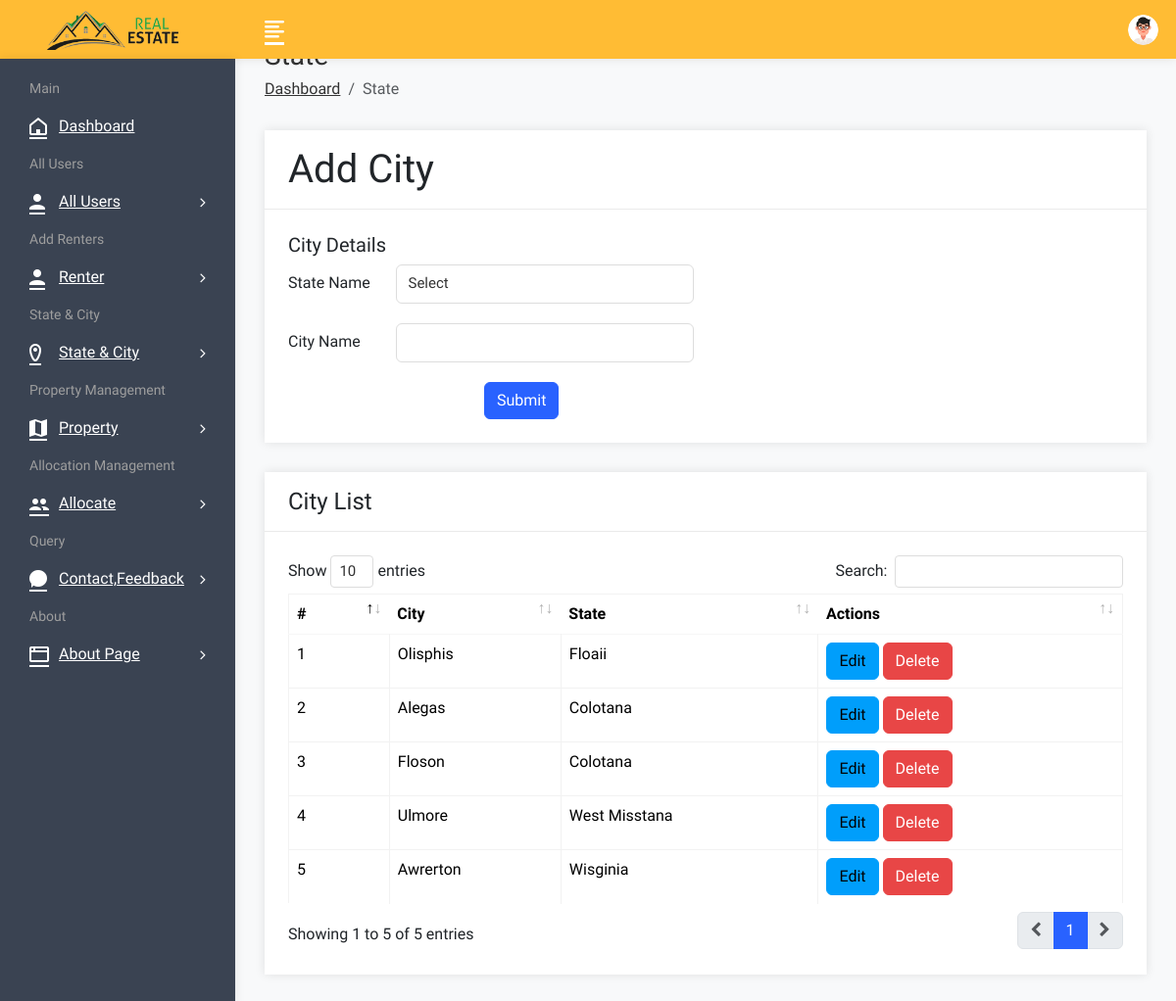
Before: /admin/cityadd.php (signed in) with the older database file.
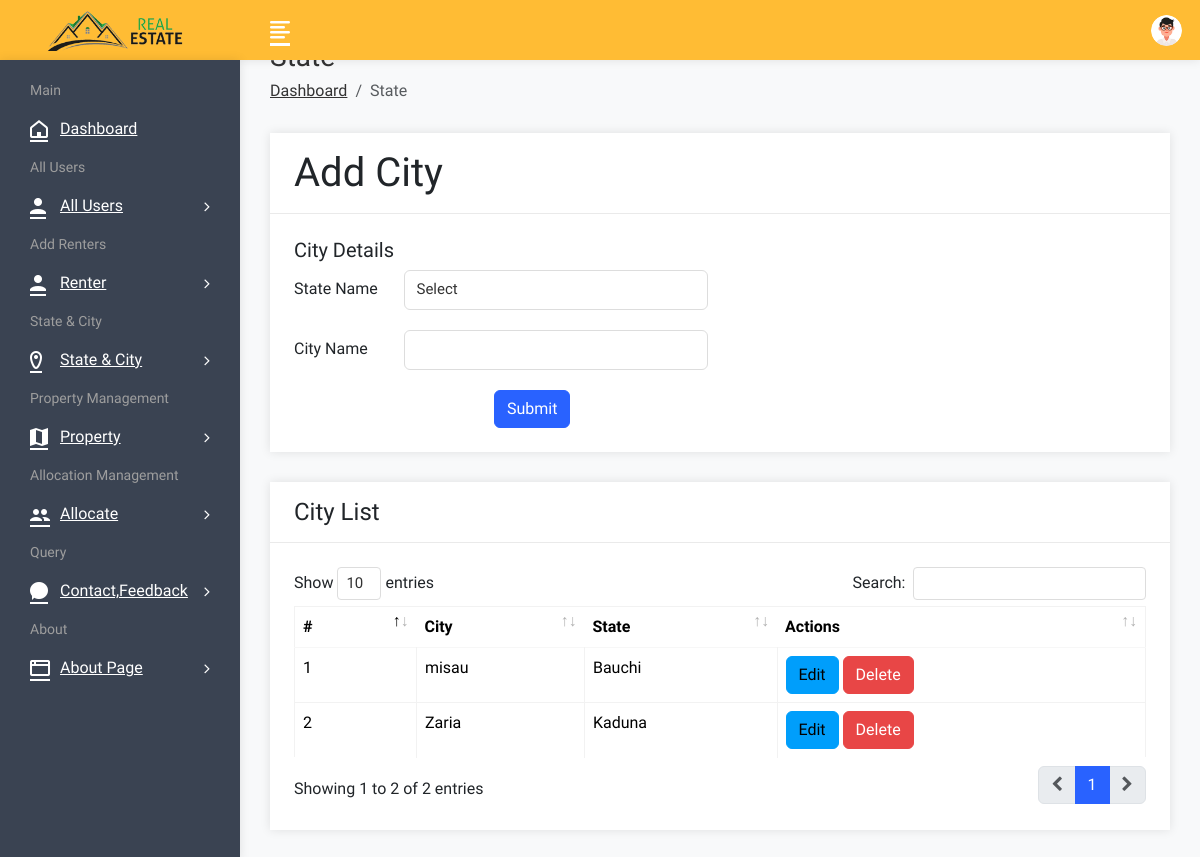
After: the same page with the newer database file.
### tables this page shows
CREATE TABLE `city` (
  `cid` int(50) NOT NULL,
  `cname` varchar(100) NOT NULL,
  `sid` int(50) NOT NULL
);

CREATE TABLE `state` (
  `sid` int(50) NOT NULL,
  `sname` varchar(100) NOT NULL
);

### admin/cityadd.php (the view, shortened to what this page needs)
<!DOCTYPE html>
<html lang="en">
<head>
        <link rel="stylesheet" href="assets/css/bootstrap.min.css">
        <link rel="stylesheet" href="assets/css/font-awesome.min.css">
        <link rel="stylesheet" href="assets/css/feathericon.min.css">
		<link rel="stylesheet" href="assets/plugins/datatables/dataTables.bootstrap4.min.css">
		<link rel="stylesheet" href="assets/plugins/datatables/responsive.bootstrap4.min.css">
		<link rel="stylesheet" href="assets/plugins/datatables/select.bootstrap4.min.css">
		<link rel="stylesheet" href="assets/plugins/datatables/buttons.bootstrap4.min.css">
        <link rel="stylesheet" href="assets/css/style.css">
    </head>
    <body>
			<?php include("header.php");?>
            <div class="page-wrapper">
                <div class="content container-fluid">
					<div class="page-header">
						<div class="row">
							<div class="col">
								<h3 class="page-title">State</h3>
								<ul class="breadcrumb">
									<li class="breadcrumb-item"><a href="dashboard.php">Dashboard</a></li>
									<li class="breadcrumb-item active">State</li>
								</ul>
							</div>
						</div>
					</div>
					<div class="row">
						<div class="col-md-12">
							<div class="card">
								<div class="card-header">
									<h1 class="card-title">Add City</h1>
								</div>
								<form method="post" id="insert product" enctype="multipart/form-data">
									<div class="card-body">
											<div class="row">
												<div class="col-xl-6">
													<h5 class="card-title">City Details</h5>
													<div class="form-group row">
														<label class="col-lg-3 col-form-label">State Name</label>
														<div class="col-lg-9" >
															<select class="form-control" name="state">
																<option value="">Select</option>
															</select>
														</div>
													</div>
													<div class="form-group row">
														<label class="col-lg-3 col-form-label">City Name</label>
														<div class="col-lg-9">
															<input type="text" class="form-control" name="city">
														</div>
													</div>
												</div>
											</div>
											<div class="text-left">
												<input type="submit" class="btn btn-primary"  value="Submit" name="insert" style="margin-left:200px;">
											</div>
									</div>
								</form>
							</div>
						</div>
					</div>
				<div class="row">
						<div class="col-sm-12">
							<div class="card">
								<div class="card-header">
									<h4 class="card-title">City List</h4>
								</div>
								<div class="card-body">
									<table id="basic-datatable" class="table table-bordered table-hover">
                                            <thead>
                                                <tr>
                                                    <th>#</th>
                                                    <th>City</th>
													<th>State</th>
													<th>Actions</th>
                                                </tr>
                                            </thead>
                                            <tbody>
											<?php
												$query=mysqli_query($con,"select city.*,state.sname from city,state where city.sid=state.sid");
												$cnt=1;
												while($row=mysqli_fetch_array($query))
													{
											?>
                                                <tr>
                                                    <td><?php echo $cnt; ?></td>
                                                    <td><?php echo $row['1']; ?></td>
													<td><?php echo $row['sname']; ?></td>
													<td><a href="cityedit.php?id=<?php echo $row['0']; ?>"><button class="btn btn-info">Edit</button></a>
                                                   <a href="citydelete.php?id=<?php echo $row['0']; ?>"><button class="btn btn-danger">Delete</button></a></td>
                                                </tr>
                                                <?php $cnt=$cnt+1; } ?>
                                            </tbody>
                                        </table>
								</div>
							</div>
						</div>
					</div>
				</div>
			</div>
    </body>
</html>

### admin/header.php (shortened to what this page needs)
<div class="header">
              <div class="header-left">
                  <a href="dashboard.php" class="logo">
				<img src="assets/img/rsadmin.png" alt="Logo">
			</a>
              </div>
		<a href="javascript:void(0);" id="toggle_btn">
			<i class="fe fe-text-align-left"></i>
		</a>
		<ul class="nav user-menu">
			<li class="nav-item dropdown app-dropdown">
				<a href="#" class="dropdown-toggle nav-link" data-toggle="dropdown">
					<span class="user-img"><img class="rounded-circle" src="assets/img/profiles/avatar-01.png" width="31" alt="Ryan Taylor"></span>
				</a>
			</li>
		</ul>
          </div>
          <div class="sidebar" id="sidebar">
              <div class="sidebar-inner slimscroll">
			<div id="sidebar-menu" class="sidebar-menu">
				<ul>
					<li class="menu-title">
						<span>Main</span>
					</li>
					<li>
						<a href="dashboard.php"><i class="fe fe-home"></i> <span>Dashboard</span></a>
					</li>
					<li class="menu-title">
						<span>All Users</span>
					</li>
					<li class="submenu">
						<a href="#"><i class="fe fe-user"></i> <span> All Users </span> <span class="menu-arrow"></span></a>
					</li>
					<li class="menu-title">
						<span>Add Renters</span>
					</li>
					<li class="submenu">
						<a href="#"><i class="fe fe-user"></i> <span> Renter </span> <span class="menu-arrow"></span></a>
					</li>
					<li class="menu-title">
						<span>State & City</span>
					</li>
					<li class="submenu">
						<a href="#"><i class="fe fe-location"></i> <span>State & City</span> <span class="menu-arrow"></span></a>
					</li>
					<li class="menu-title">
						<span>Property Management</span>
					</li>
					<li class="submenu">
						<a href="#"><i class="fe fe-map"></i> <span> Property</span> <span class="menu-arrow"></span></a>
					</li>
					<li class="menu-title">
						<span>Allocation Management</span>
					</li>
					<li class="submenu">
						<a href="#"><i class="fe fe-users"></i> <span> Allocate</span> <span class="menu-arrow"></span></a>
					</li>
					<li class="menu-title">
						<span>Query</span>
					</li>
					<li class="submenu">
						<a href="#"><i class="fe fe-comment"></i> <span> Contact,Feedback </span> <span class="menu-arrow"></span></a>
					</li>
					<li class="menu-title">
						<span>About</span>
					</li>
					<li class="submenu">
						<a href="#"><i class="fe fe-browser"></i> <span> About Page </span> <span class="menu-arrow"></span></a>
					</li>
				</ul>
			</div>
              </div>
          </div>

Changed rows visible on the page:
removed city: cname "Olisphis", sid.sname "Floaii"
removed city: cname "Alegas", sid.sname "Colotana"
removed city: cname "Floson", sid.sname "Colotana"
removed city: cname "Ulmore", sid.sname "West Misstana"
removed city: cname "Awrerton", sid.sname "Wisginia"
added city: cname "misau", sid.sname "Bauchi"
added city: cname "Zaria", sid.sname "Kaduna"
Other visible differences:
text written by a page script: "Show entries Search: Showing 1 to 5 of 5 entries 1" → "Show entries Search: Showing 1 to 2 of 2 entries 1"
